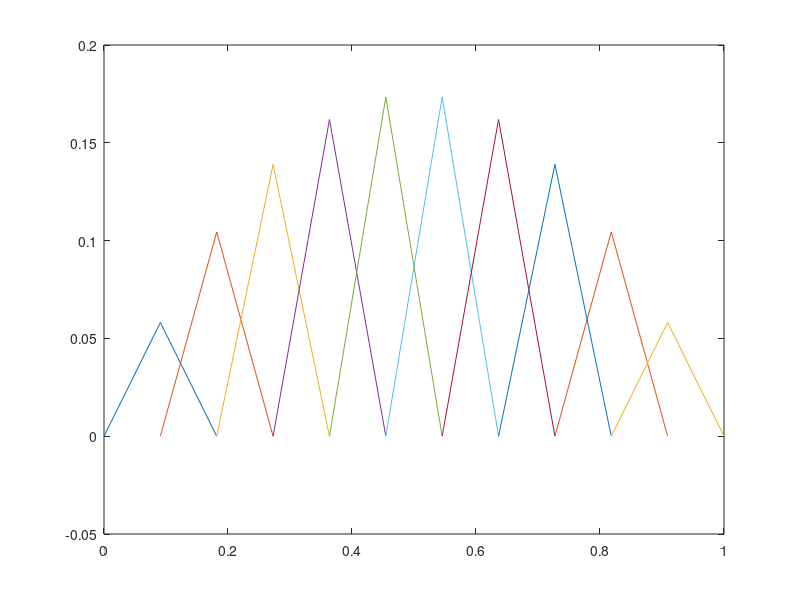

The MATLAB source for this figure: (Note: this script raises an error after producing the figure.)
% HW09 Problem 3
%
% solve BVP by  method

Mvec = [10,15,20,30,40,60,80,100,120,1000]';
% Mvec = 10;
errorvec = zeros(size(Mvec));
for j=1:length(Mvec)
    %% setup
    M = Mvec(j);
    
    % collocation points
    h = 1/(M+1);
    x = (0:h:1)';

    % set r
    xmid = x(floor(length(x)/2));
    r = h*((2*xmid-4)./((1+xmid)^2)).*ones(M,1);
    
    % build A
    % A = sparse(M,M);
    qmid = -2*xmid/(1+xmid)^2;
    A = spdiags((-2/h+qmid*2*h/3).*ones(M,1),0,M,M)+spdiags((1/h+qmid*h/6).*ones(M,1),1,M,M)...
        +spdiags((1/h+qmid*h/6).*ones(M,1),-1,M,M);
    
    %% solve
    c = A\r;
    
    %% add all of the functions
    y = x;
    for i=2:M+1
        y(i-1:i+1) = y(i-1:i+1)+c(i-1).*(1-abs(x(i-1:i+1)-x(i))/h);
    end
    
    yexact = 2.*x./(1+x);
    
    %% quick plot of all of the theta's
    figure;
    for i=2:M+1
        plot(x(i-1:i+1),c(i-1).*(1-abs(x(i-1:i+1)-x(i))/h));
        hold on;
    end
    
    %% compute max error (and save)
    maxerror = max(abs(yexact-y));
    fprintf('maximum error for M = %g is %g\n',M,maxerror);
    errorvec(j) = maxerror;
    
    %%  plot the solution, and exact
    figure;
    tmpfigh = gcf;
    clf;
    figshape(600,600);
    set(gcf,'Color','none');
    set(gcf,'InvertHardCopy', 'off');
    set(gcf,'DefaultAxesFontname','helvetica');
    set(gcf,'DefaultLineColor','r');
    set(gcf,'DefaultAxesColor','none');
    set(gcf,'DefaultLineMarkerSize',5);
    set(gcf,'DefaultLineMarkerEdgeColor','k');
    set(gcf,'DefaultLineMarkerFaceColor','g');
    set(gcf,'DefaultAxesLineWidth',0.5);
    set(gcf,'PaperPositionMode','auto');
    
    plot(x,y,'LineWidth',2,'Color','b');
    hold on;
    plot(x,yexact,'LineWidth',2,'Color','r')
    legend({'numerical','exact'},'Location','NorthWest');
    legend boxoff;
    set(gca, 'fontsize',18)
    xlabel('x','FontSize',20)
    ylabel('y','FontSize',20)
    
    psprintcpdf_keeppostscript(sprintf('andy_hw09_prb03_%02g_m%02g',1,M));
end

%% plot error versus 1/M

figure;
tmpfigh = gcf;
clf;
figshape(600,600);
set(gcf,'Color','none');
set(gcf,'InvertHardCopy', 'off');
set(gcf,'DefaultAxesFontname','helvetica');
set(gcf,'DefaultLineColor','r');
set(gcf,'DefaultAxesColor','none');
set(gcf,'DefaultLineMarkerSize',5);
set(gcf,'DefaultLineMarkerEdgeColor','k');
set(gcf,'DefaultLineMarkerFaceColor','g');
set(gcf,'DefaultAxesLineWidth',0.5);
set(gcf,'PaperPositionMode','auto');

plot(1./Mvec,errorvec,'LineWidth',2,'Color','b')

set(gca, 'fontsize',18)
xlabel('1/M','FontSize',20)
ylabel('Max error','FontSize',20)

psprintcpdf_keeppostscript(sprintf('andy_hw09_prb03_%02g',2));

% close all;
